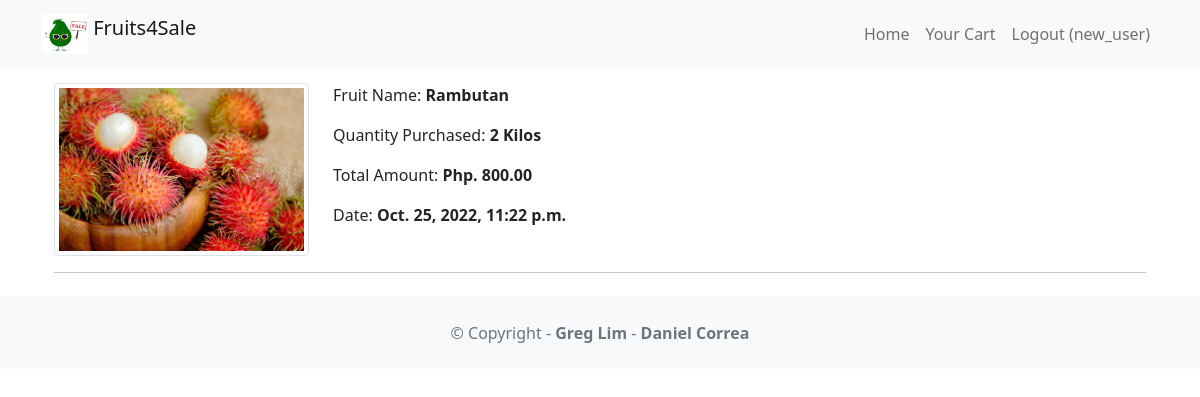
The page /myCart (signed in) on the database its author committed.
### fruits/models.py (models this page shows, shortened)
class MyCart(models.Model):
    user = models.ForeignKey(User,on_delete=models.CASCADE)
    fruit = models.ForeignKey(Fruits,on_delete=models.CASCADE)
    quantity_purchased = models.IntegerField()
    total_amount = models.FloatField()
    date = models.DateTimeField(auto_now_add=True)

class Fruits(models.Model):
	fruit_name = models.CharField(max_length=100)
	description = models.CharField(max_length=100)
	image = models.ImageField(upload_to='movie/images/')
	quantity = models.IntegerField()
	units = models.CharField(max_length=100)
	price_per_quantity = models.FloatField()

### fruits/views.py (the view)
# urls.py: path('myCart', f_views.myCart, name='myCart'),
@login_required
def myCart(request):
	cartData = MyCart.objects.filter(user = request.user)
	context = {'cartData':cartData}
	return render(request, 'myCart.html', context)

### fruits4sale/templates/myCart.html
{% extends 'base.html' %}
{% block content %}
{% if cartData %}
<div class="container">
	{% for fruitdata in cartData %}
	<div class="row">
		<div class="col-3 col-sm-3">
			<img class="img-thumbnail " src="{{ fruitdata.fruit.image.url }}" />
		</div>
		<div class="col-3 col-sm-3">
			<p>Fruit Name: <b>{{ fruitdata.fruit.fruit_name }}</b></p>
			<p>Quantity Purchased: <b>{{ fruitdata.quantity_purchased }} {{ fruitdata.fruit.units }}</b></p>
			<p>Total Amount: <b>Php. {{ fruitdata.total_amount|floatformat:2 }}</b></p>
			<p>Date: <b>{{ fruitdata.date }}</b></p>
		</div>
	</div>
	<hr>
	{% endfor %}
</div>
{% else %}
<h5 class="text-danger"><i>You currently have an empty Cart</i></h5>
{% endif %}
{% endblock content %}

### fruits4sale/templates/base.html (shortened to what this page needs)
<!DOCTYPE html>
<html>
  <head>
    <link href="https://cdn.jsdelivr.net/npm/bootstrap@5.1.1/dist/css/bootstrap.min.css" rel="stylesheet" />
  </head>
  <body>
    <nav class="navbar navbar-expand-lg navbar-light bg-light mb-3">
      <div class="container">
        <a class="navbar-brand" href="{% url 'home' %}">
          {% load static %}
          <img src="{% static 'images/fruits4sale_logo.jpeg' %}" alt="" width="46" height="40"
            class="d-inline-block align-text-top" />
          Fruits4Sale
        </a>
        <div class="collapse navbar-collapse" id="navbarNavAltMarkup">
          <div class="navbar-nav ms-auto">
            {% if user.is_authenticated %}
              <a class="nav-link" href="{% url 'home' %}">Home</a>
              <a class="nav-link" href="{% url 'myCart' %}">Your Cart</a>
              <a class="nav-link" href="{% url 'logoutaccount' %}">
                Logout ({{ user.username }})
              </a>
            {% endif %}
          </div>
        </div>
      </div>
    </nav>
    <div class="container">
      {% block content %}
      {% endblock content %}
    </div>
    <footer class="text-center text-lg-start bg-light text-muted mt-4">
      <div class="text-center p-4">
        © Copyright -
        <a class="text-reset fw-bold text-decoration-none"
          target="_blank" href="https://twitter.com/greglim81">
          Greg Lim
        </a> -
        <a class="text-reset fw-bold text-decoration-none"
          target="_blank" href="https://twitter.com/danielgarax">
          Daniel Correa
        </a>
      </div>
    </footer>
  </body>
</html>

### rows shown on the page
MyCart: fruit.image (picture), fruit.fruit_name "Rambutan", quantity_purchased "2", fruit.units "Kilos", total_amount "800.00", date "Oct. 25, 2022, 11:22 p.m."

### other values the page prints
{{ user.username }} "new_user"
